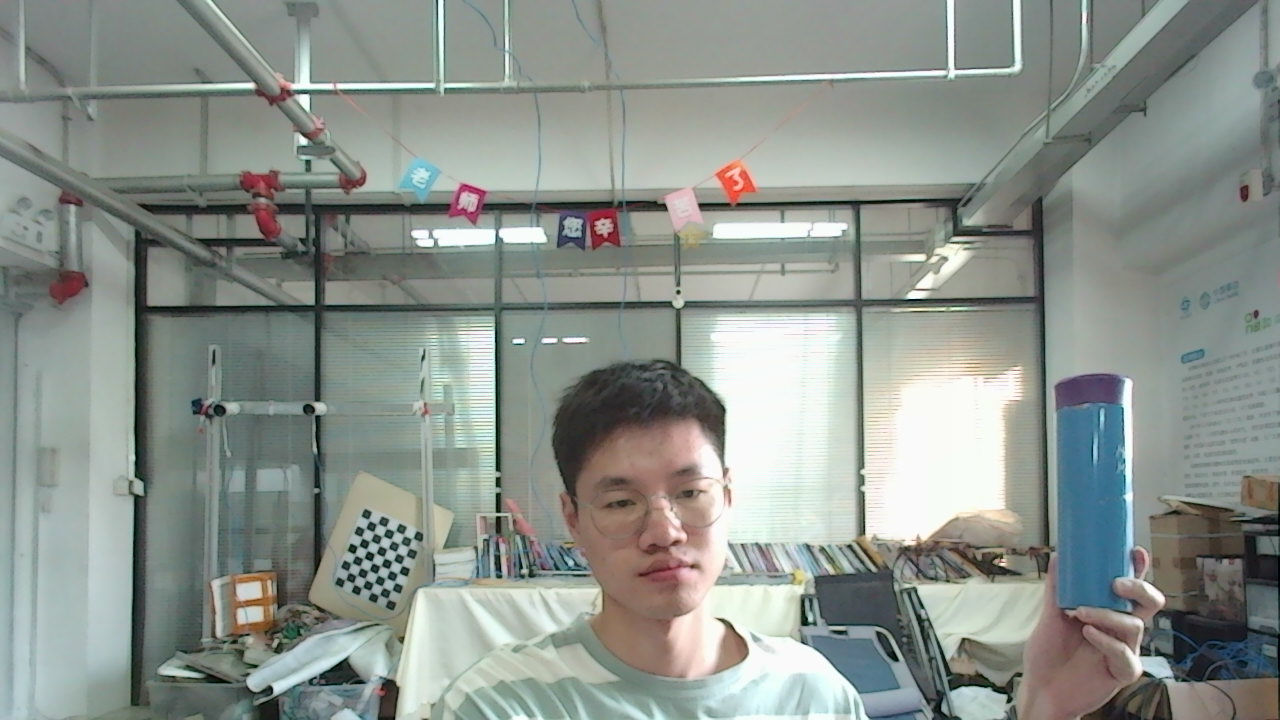
#> input picture stereo/yolo/zuo/zuo200.bmp, 1280 x 720 px, given in place of zuo209.bmp, which was not available
$ python dianyuntu_yolo.py   (older library calls are emulated)
#> lines starting #> are read from the running program, lines starting #| are printed output that depends on the picture; after the words box and inside, x2 and y2 are one past the last pixel; in counts of white or black regions, pixels touching at a corner belong together; long printed decimals are rounded; pictures that were not available may be replaced by others from this repository, and a replacement may not be noted
### stereoconfig_040_2.py
import numpy as np


####################仅仅是一个示例###################################


# 双目相机参数
class stereoCamera(object):
    def __init__(self):
        # 左相机内参
        self.cam_matrix_left = np.array([   [830.5873,   -3.0662,  658.1007],
                                            [       0,  830.8116,  482.9859],
                                            [       0,         0,         1]
                                        ])
        # 右相机内参
        self.cam_matrix_right = np.array([  [830.4255,   -3.5852,  636.8418],
                                            [       0,  830.7571,  476.0664],
                                            [       0,         0,         1]
                                        ])

        # 左右相机畸变系数:[k1, k2, p1, p2, k3]
        self.distortion_l = np.array([[-0.0806, 0.3806, -0.0033, 0.0005148, -0.5229]])
        self.distortion_r = np.array([[-0.0485, 0.2200, -0.002,  0.0017,    -0.2876]])

        # 旋转矩阵
        self.R = np.array([ [      1,  0.0017, -0.0093],
                            [-0.0018,  1.0000, -0.0019],
                            [ 0.0093,  0.0019,  1.0000]
                            ])

        # 平移矩阵
        self.T = np.array([[-119.9578], [0.1121], [-0.2134]])

        # 焦距
        self.focal_length = 859.367 # 默认值，一般取立体校正后的重投影矩阵Q中的 Q[2,3]

        # 基线距离
        self.baseline = 119.9578 # 单位：mm， 为平移向量的第一个参数（取绝对值）


### dianyuntu_yolo.py
 # -*- coding: utf-8 -*-
import cv2
import numpy as np
import stereoconfig_040_2   #导入相机标定的参数
import pcl
import pcl.pcl_visualization


# 预处理
def preprocess(img1, img2):
    # 彩色图->灰度图
    if(img1.ndim == 3):#判断为三维数组
        img1 = cv2.cvtColor(img1, cv2.COLOR_BGR2GRAY)  # 通过OpenCV加载的图像通道顺序是BGR
    if(img2.ndim == 3):
        img2 = cv2.cvtColor(img2, cv2.COLOR_BGR2GRAY)

    # 直方图均衡
    img1 = cv2.equalizeHist(img1)
    img2 = cv2.equalizeHist(img2)

    return img1, img2


# 消除畸变
def undistortion(image, camera_matrix, dist_coeff):
    undistortion_image = cv2.undistort(image, camera_matrix, dist_coeff)

    return undistortion_image


# 获取畸变校正和立体校正的映射变换矩阵、重投影矩阵
# @param：config是一个类，存储着双目标定的参数:config = stereoconfig.stereoCamera()
def getRectifyTransform(height, width, config):
    # 读取内参和外参
    left_K = config.cam_matrix_left
    right_K = config.cam_matrix_right
    left_distortion = config.distortion_l
    right_distortion = config.distortion_r
    R = config.R
    T = config.T

    # 计算校正变换
    R1, R2, P1, P2, Q, roi1, roi2 = cv2.stereoRectify(left_K, left_distortion, right_K, right_distortion,
                                                    (width, height), R, T, alpha=0)

    map1x, map1y = cv2.initUndistortRectifyMap(left_K, left_distortion, R1, P1, (width, height), cv2.CV_32FC1)
    map2x, map2y = cv2.initUndistortRectifyMap(right_K, right_distortion, R2, P2, (width, height), cv2.CV_32FC1)

    return map1x, map1y, map2x, map2y, Q


# 畸变校正和立体校正
def rectifyImage(image1, image2, map1x, map1y, map2x, map2y):
    rectifyed_img1 = cv2.remap(image1, map1x, map1y, cv2.INTER_AREA)
    rectifyed_img2 = cv2.remap(image2, map2x, map2y, cv2.INTER_AREA)

    return rectifyed_img1, rectifyed_img2


# 立体校正检验----画线
def draw_line(image1, image2):
    # 建立输出图像
    height = max(image1.shape[0], image2.shape[0])
    width = image1.shape[1] + image2.shape[1]

    output = np.zeros((height, width, 3), dtype=np.uint8)
    output[0:image1.shape[0], 0:image1.shape[1]] = image1
    output[0:image2.shape[0], image1.shape[1]:] = image2

    # 绘制等间距平行线
    line_interval = 50  # 直线间隔：50
    for k in range(height // line_interval):
        cv2.line(output, (0, line_interval * (k + 1)), (2 * width, line_interval * (k + 1)), (0, 255, 0), thickness=2, lineType=cv2.LINE_AA)

    return output


# 视差计算
def stereoMatchSGBM(left_image, right_image, down_scale=False):
    # SGBM匹配参数设置
    if left_image.ndim == 2:
        img_channels = 1
    else:
        img_channels = 3
    blockSize = 5
    paraml = {'minDisparity': 0,
             'numDisparities': 128,
             'blockSize': blockSize,
             'P1': 8 * img_channels * blockSize ** 2,
             'P2': 32 * img_channels * blockSize ** 2,
             'disp12MaxDiff': 5,
             'preFilterCap': 63,
             'uniquenessRatio': 15,
             'speckleWindowSize': 100,
             'speckleRange': 1,
             'mode': cv2.STEREO_SGBM_MODE_SGBM_3WAY
             }

    # 构建SGBM对象
    left_matcher = cv2.StereoSGBM_create(**paraml)
    paramr = paraml
    paramr['minDisparity'] = -paraml['numDisparities']
    right_matcher = cv2.StereoSGBM_create(**paramr)

    # 计算视差图
    size = (left_image.shape[1], left_image.shape[0])
    if down_scale == False:
        disparity_left = left_matcher.compute(left_image, right_image)
        disparity_right = right_matcher.compute(right_image, left_image)

    else:
        left_image_down = cv2.pyrDown(left_image)
        right_image_down = cv2.pyrDown(right_image)
        factor = left_image.shape[1] / left_image_down.shape[1]

        disparity_left_half = left_matcher.compute(left_image_down, right_image_down)
        disparity_right_half = right_matcher.compute(right_image_down, left_image_down)
        disparity_left = cv2.resize(disparity_left_half, size, interpolation=cv2.INTER_AREA)
        disparity_right = cv2.resize(disparity_right_half, size, interpolation=cv2.INTER_AREA)
        disparity_left = factor * disparity_left
        disparity_right = factor * disparity_right

    # 真实视差（因为SGBM算法得到的视差是×16的）
    trueDisp_left = disparity_left.astype(np.float32) / 16.
    trueDisp_right = disparity_right.astype(np.float32) / 16.

    return trueDisp_left, trueDisp_right


# 将h×w×3数组转换为N×3的数组
def hw3ToN3(points):
    height, width = points.shape[0:2]

    points_1 = points[:, :, 0].reshape(height * width, 1)
    points_2 = points[:, :, 1].reshape(height * width, 1)
    points_3 = points[:, :, 2].reshape(height * width, 1)

    points_ = np.hstack((points_1, points_2, points_3))

    return points_


# 深度、颜色转换为点云
def DepthColor2Cloud(points_3d, colors):
    rows, cols = points_3d.shape[0:2]
    size = rows * cols

    points_ = hw3ToN3(points_3d)
    colors_ = hw3ToN3(colors).astype(np.int64)

    # 颜色信息
    blue = colors_[:, 0].reshape(size, 1)
    green = colors_[:, 1].reshape(size, 1)
    red = colors_[:, 2].reshape(size, 1)

    rgb = np.left_shift(blue, 0) + np.left_shift(green, 8) + np.left_shift(red, 16)

    # 将坐标+颜色叠加为点云数组
    pointcloud = np.hstack((points_, rgb)).astype(np.float32)

    # 删掉一些不合适的点
    X = pointcloud[:, 0]
    Y = pointcloud[:, 1]
    Z = pointcloud[:, 2]

    remove_idx1 = np.where(Z <= 0)
    remove_idx2 = np.where(Z > 10000)
    remove_idx3 = np.where(X > 10000)
    remove_idx4 = np.where(X < -10000)
    remove_idx5 = np.where(Y > 10000)
    remove_idx6 = np.where(Y < -10000)
    remove_idx = np.hstack((remove_idx1[0], remove_idx2[0], remove_idx3[0], remove_idx4[0], remove_idx5[0], remove_idx6[0]))

    pointcloud_1 = np.delete(pointcloud, remove_idx, 0)

    return pointcloud_1


# 点云显示
def view_cloud(pointcloud):
    cloud = pcl.PointCloud_PointXYZRGBA()
    cloud.from_array(pointcloud)

    try:
        visual = pcl.pcl_visualization.CloudViewing()
        visual.ShowColorACloud(cloud)
        v = True
        while v:
            v = not (visual.WasStopped())
    except:
        pass


if __name__ == '__main__':

    i = 209
    string = ''
    # 读取数据集的图片
    iml = cv2.imread('stereo/yolo/zuo/%szuo%d.bmp' %(string,i) )  # 左图
#> iml is the input picture: shape (720, 1280, 3); mean B, G, R 141.1, 147, 140.1
    imr = cv2.imread('stereo/yolo/you/%syou%d.bmp' %(string,i) ) # 右图
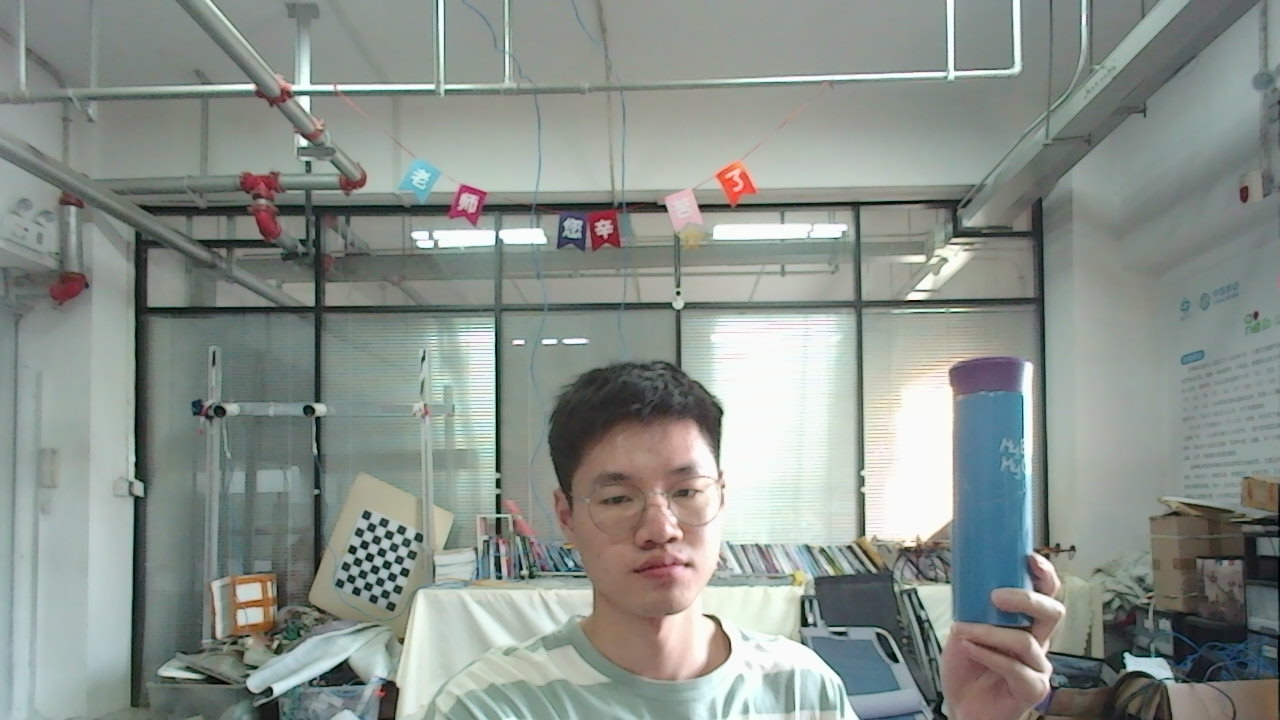
#> input picture stereo/yolo/zuo/zuo201.bmp, 1280 x 720 px, given in place of you209.bmp, which was not available
#> imr is the input picture: shape (720, 1280, 3); mean B, G, R 139.8, 145.6, 138.3
    height, width = iml.shape[0:2]
#> height = 720; width = 1280

    print("width =  %d \n"  % width)
#| width =  1280
    print("height = %d \n"  % height)
#| height = 720


    # 读取相机内参和外参
    config = stereoconfig_040_2.stereoCamera()

    # 立体校正
    map1x, map1y, map2x, map2y, Q = getRectifyTransform(height, width, config)  # 获取用于畸变校正和立体校正的映射矩阵以及用于计算像素空间坐标的重投影矩阵
    iml_rectified, imr_rectified = rectifyImage(iml, imr, map1x, map1y, map2x, map2y)

    print("Print Q!")
    print(Q[2,3])
#| 890.903

    # 绘制等间距平行线，检查立体校正的效果
    line = draw_line(iml_rectified, imr_rectified)
#> after the loop in draw_line, `for k in range(height // line_interval):`:
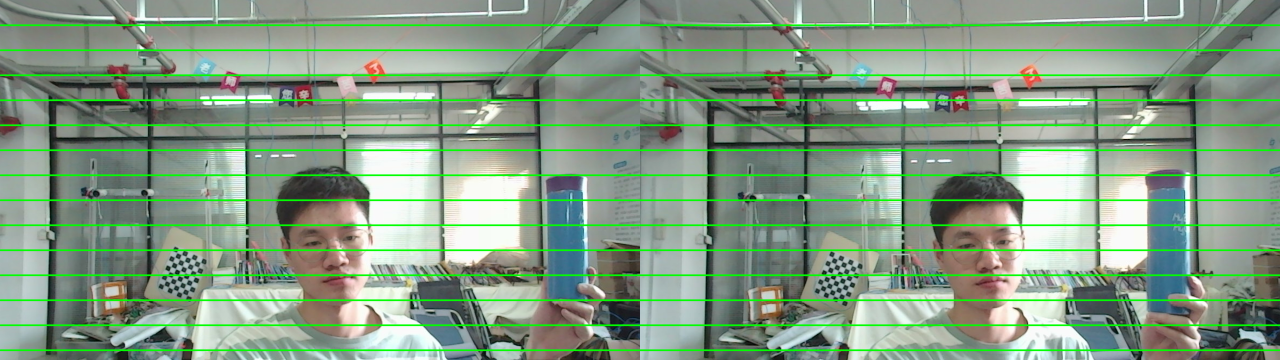
#> output: shape (720, 2560, 3) (shown at 1/2 size); mean B, G, R 132, 154.9, 131.5
    cv2.imwrite('./yolo/%s检验%d.png' %(string,i), line)

    # 消除畸变
    iml = undistortion(iml, config.cam_matrix_left, config.distortion_l)
    imr = undistortion(imr, config.cam_matrix_right, config.distortion_r)

    # 立体匹配
    iml_, imr_ = preprocess(iml, imr)  # 预处理，一般可以削弱光照不均的影响，不做也可以
#> in preprocess, `img2 = cv2.equalizeHist(img2)`:
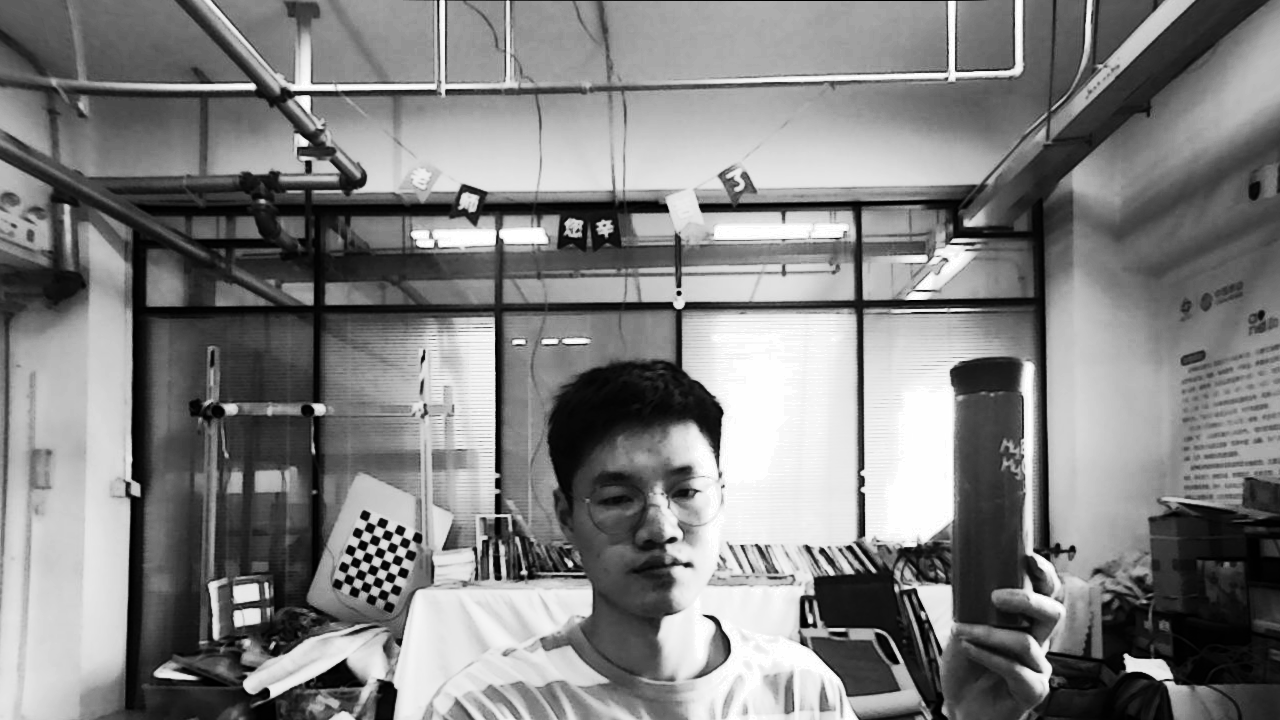
#> img2: shape (720, 1280); min 0, max 255, mean 128.5

    iml_rectified_l, imr_rectified_r = rectifyImage(iml_, imr_, map1x, map1y, map2x, map2y)
#> in rectifyImage (call 2), `rectifyed_img2 = cv2.remap(image2, map2x, map2y, cv2.INTER_AREA)`:
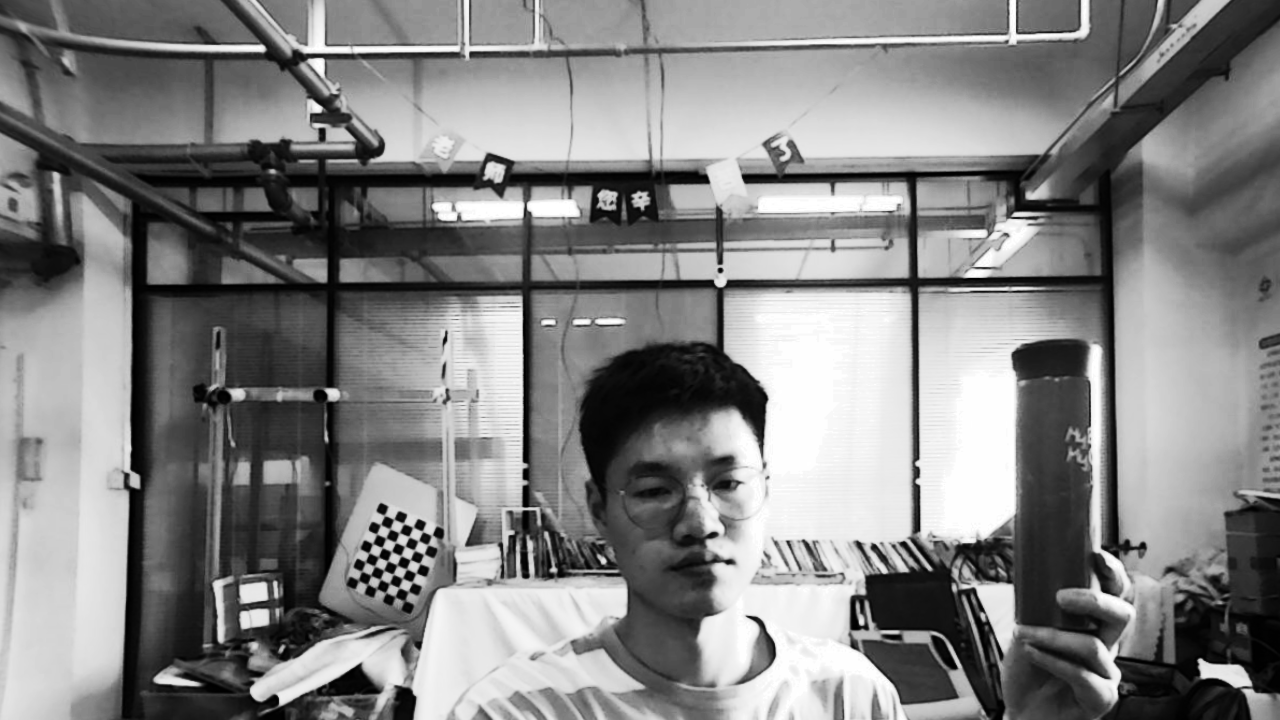
#> rectifyed_img2: shape (720, 1280); min 0, max 255, mean 131.3

    disp, _ = stereoMatchSGBM(iml_rectified_l, imr_rectified_r, True)
#> in stereoMatchSGBM, `paramr = paraml`: paramr = 11 items
#> in stereoMatchSGBM, `left_image_down = cv2.pyrDown(left_image)`:
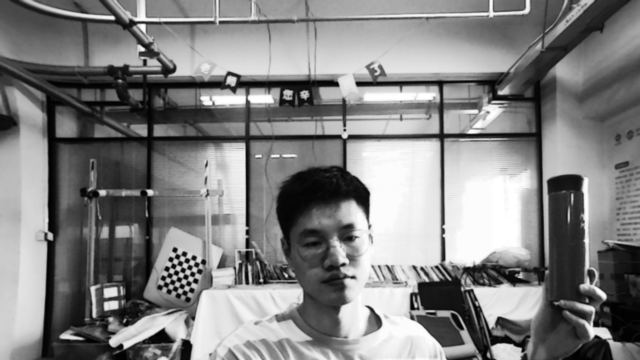
#> left_image_down: shape (360, 640); min 0, max 255, mean 129.8
    cv2.imwrite('./yolo/%s视差%d.png' %(string,i), disp)


    # 计算像素点的3D坐标（左相机坐标系下）
    points_3d = cv2.reprojectImageTo3D(disp, Q)  # 可以使用上文的stereo_config.py给出的参数
#> points_3d: shape (720, 1280, 3) float32; 6.06% of the values are NaN or infinite; the others: min -53435.5, max 94996.4, mean -10928.8

    #points_3d = points_3d

        # 鼠标点击事件
    def onMouse(event, x, y, flags, param):
        if event == cv2.EVENT_LBUTTONDOWN:
            print('点 (%d, %d) 的三维坐标 (x:%.3fm, y:%.3fm, z:%.3fm)' % (x, y, points_3d[y, x, 0]/1000, points_3d[y, x, 1]/1000, points_3d[y, x, 2]/1000))
            dis = ( (points_3d[y, x, 0] ** 2 + points_3d[y, x, 1] ** 2 + points_3d[y, x, 2] **2) ** 0.5) / 1000
            print('点 (%d, %d) 距离左摄像头的相对距离为 %0.3f m' %(x, y, dis) )

        # 显示图片
    cv2.namedWindow("disparity",0)
    cv2.imshow("disparity", disp)
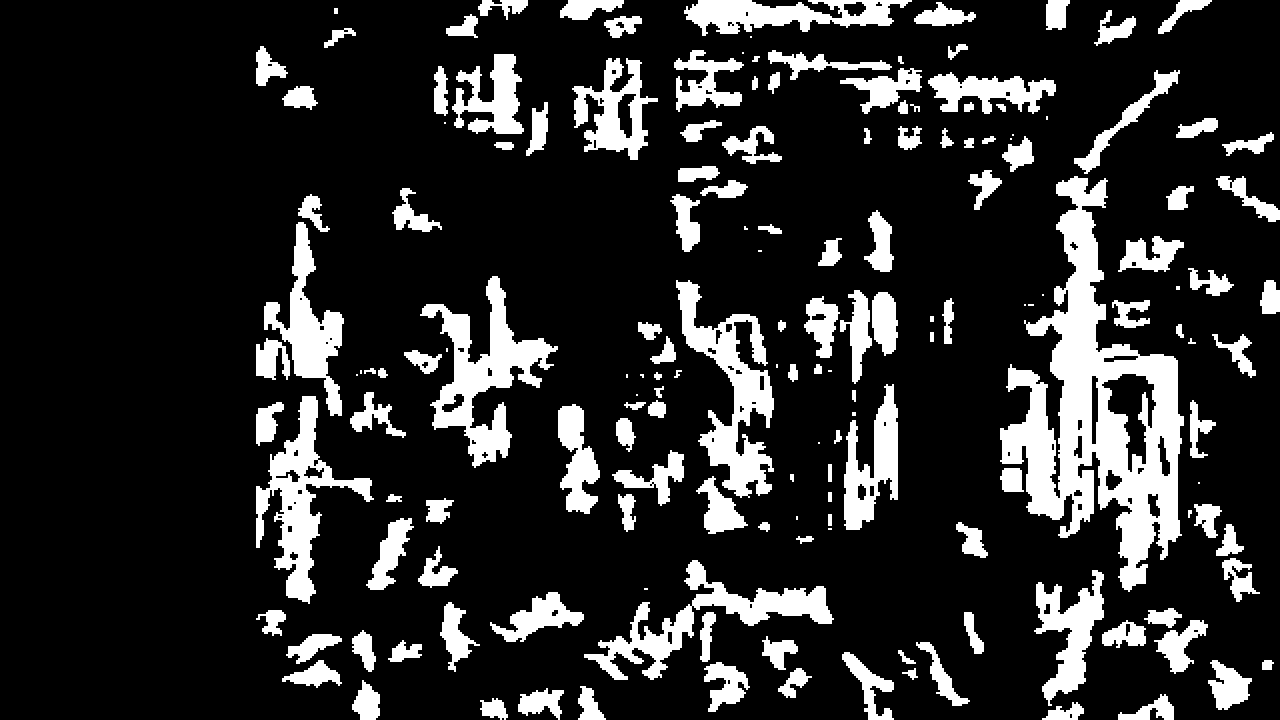
#> window 'disparity': shape (720, 1280); 17.1% white; 167 white regions (26 under 20 px), largest, box (x1, y1, x2, y2) and area: (1000, 176, 1184, 592) 29192, (420, 276, 558, 468) 8492, (676, 280, 774, 498) 7924
    cv2.setMouseCallback("disparity", onMouse, 0)


    # 构建点云--Point_XYZRGBA格式
    pointcloud = DepthColor2Cloud(points_3d, iml)

    # 显示点云
    view_cloud(pointcloud)
#> (the call stopped at in view_cloud, `cloud = pcl.PointCloud_PointXYZRGBA()`: pcl is not available in this run)

    cv2.waitKey(0)
    cv2.destroyAllWindows()
